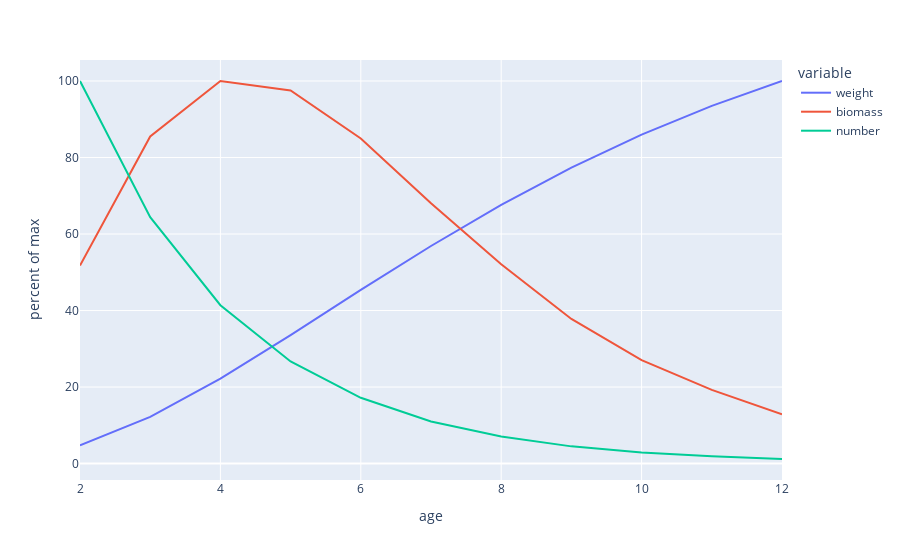

The notebook cell this image was saved under:
### Code cell
df = cod_df.copy()
df['weight'] = df['weight'] / df['weight'].max() * 100
df['biomass'] = df['biomass'] / df['biomass'].max() * 100
df['number'] = df['number'] / df['number'].max() * 100
px.line(df, x='age', y=['weight', 'biomass', 'number']).update_layout(
    yaxis_title="percent of max"
)

### Figure 1 — Plotly figure (JSON) as saved in the notebook; plotly's stock layout.template omitted (floating-point values rounded to 4 significant figures)
{"data": [{"hovertemplate": "variable=weight<br>age=%{x}<br>value=%{y}<extra></extra>", "legendgroup": "weight", "line": {"color": "#636efa", "dash": "solid"}, "marker": {"symbol": "circle"}, "mode": "lines", "name": "weight", "orientation": "v", "showlegend": true, "type": "scatter", "x": [2, 3, 4, 5, 6, 7, 8, 9, 10, 11, 12], "xaxis": "x", "y": [4.753, 12.21, 22.21, 33.58, 45.39, 56.87, 67.61, 77.34, 85.99, 93.51, 100], "yaxis": "y"}, {"hovertemplate": "variable=biomass<br>age=%{x}<br>value=%{y}<extra></extra>", "legendgroup": "biomass", "line": {"color": "#EF553B", "dash": "solid"}, "marker": {"symbol": "circle"}, "mode": "lines", "name": "biomass", "orientation": "v", "showlegend": true, "type": "scatter", "x": [2, 3, 4, 5, 6, 7, 8, 9, 10, 11, 12], "xaxis": "x", "y": [51.77, 85.51, 100, 97.53, 84.98, 68.02, 52.12, 37.81, 27.03, 19.26, 12.9], "yaxis": "y"}, {"hovertemplate": "variable=number<br>age=%{x}<br>value=%{y}<extra></extra>", "legendgroup": "number", "line": {"color": "#00cc96", "dash": "solid"}, "marker": {"symbol": "circle"}, "mode": "lines", "name": "number", "orientation": "v", "showlegend": true, "type": "scatter", "x": [2, 3, 4, 5, 6, 7, 8, 9, 10, 11, 12], "xaxis": "x", "y": [100, 64.4, 41.4, 26.7, 17.2, 11, 7.1, 4.5, 2.9, 1.9, 1.2], "yaxis": "y"}], "layout": {"legend": {"title": {"text": "variable"}, "tracegroupgap": 0}, "margin": {"t": 60}, "xaxis": {"anchor": "y", "domain": [0, 1], "title": {"text": "age"}}, "yaxis": {"anchor": "x", "domain": [0, 1], "title": {"text": "percent of max"}}}}
